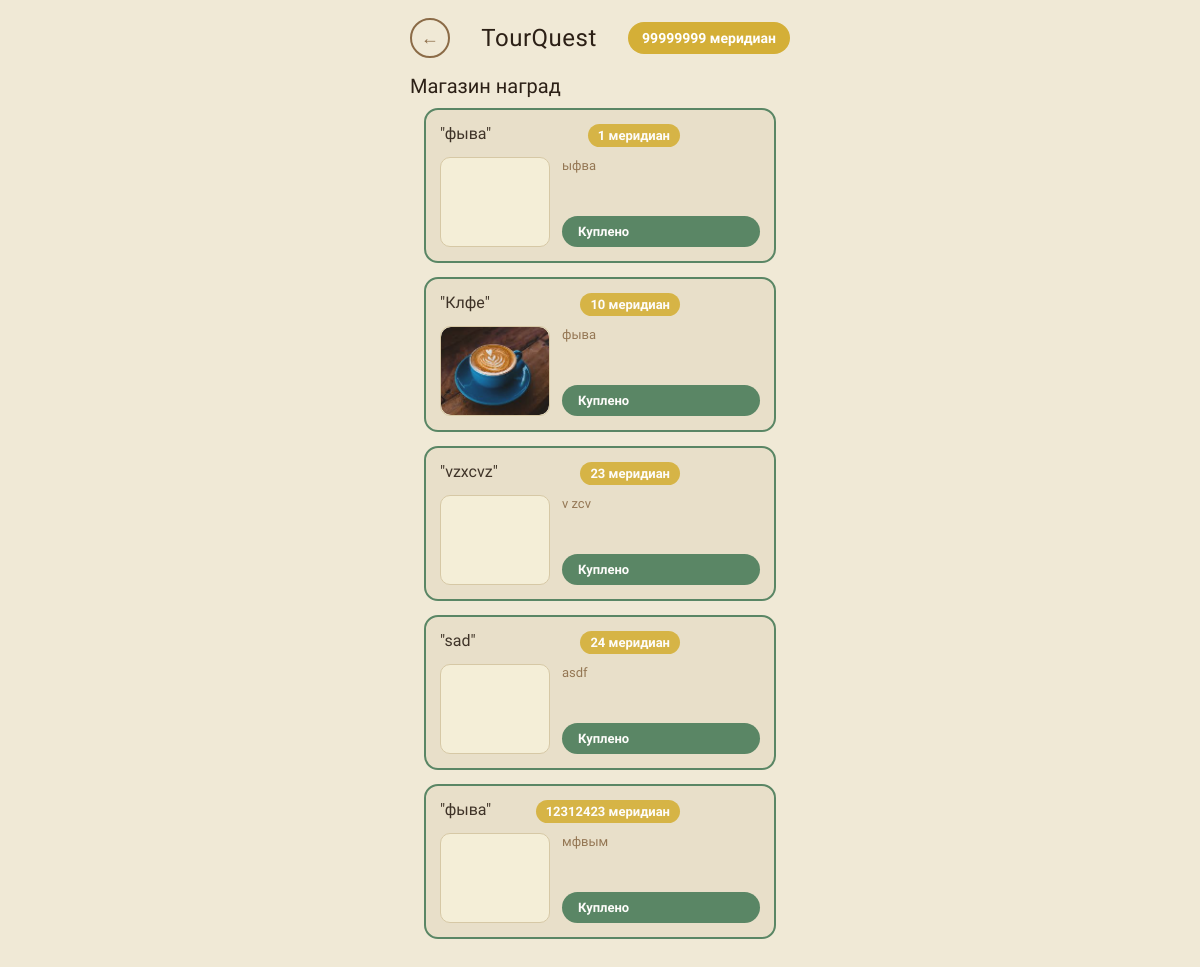
Page /shop/ (signed in) on the earlier database version.
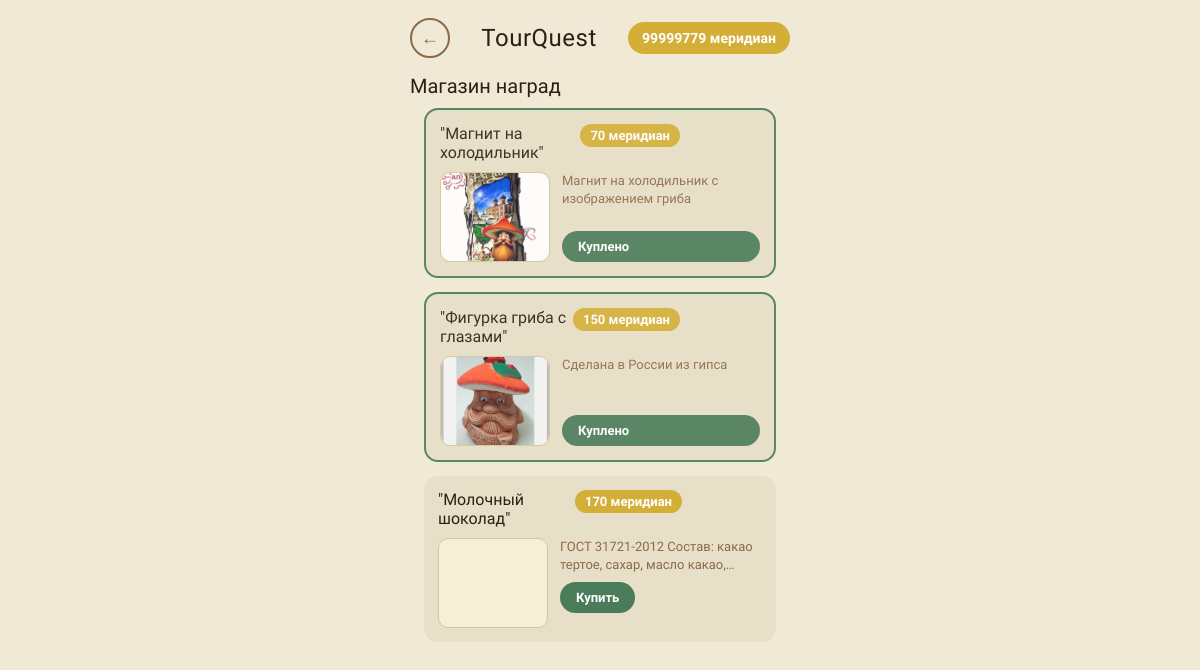
Same page on the later database version.
### main/models.py (models this page shows, shortened)
class ShopItem(models.Model):
    name = models.CharField(max_length=200, verbose_name='Название товара')
    description = models.TextField(verbose_name='Описание')
    price = models.IntegerField(verbose_name='Цена')
    promo_code = models.TextField(verbose_name='Промокод/Содержимое',
                                  help_text='Текст который увидит пользователь после покупки (промокод, инструкция и т.д.)')
    image = models.ImageField(upload_to='shop/', blank=True, null=True, verbose_name='Изображение')
    is_active = models.BooleanField(default=True, verbose_name='Активен')
    created_at = models.DateTimeField(auto_now_add=True)
    class Meta:
        verbose_name = 'Товар в магазине'
        verbose_name_plural = 'Товары в магазине'
        ordering = ['price']

### main/views.py (the view)
# urls.py: path('shop/', views.shop, name='shop'),
@login_required
def shop(request):
    profile = get_or_create_profile(request.user)
    items = ShopItem.objects.filter(is_active=True)
    purchased_item_ids = list(UserPurchase.objects.filter(
        user=request.user
    ).values_list('item_id', flat=True))
    return render(request, 'main/shop.html', {
        'balance': profile.balance,
        'items': items,
        'purchased_item_ids': purchased_item_ids,
    })

### main/views.py (called while the page is built)
def get_or_create_profile(user):
    profile, created = UserProfile.objects.get_or_create(user=user, defaults={'balance': 0.0})
    return profile

### main/templates/main/shop.html (shortened to what this page needs)
<!DOCTYPE html>
<html lang="ru">
<head>
</head>
<body>
<header>
  <a href="{% url 'main' %}" class="back-btn">←</a>
  <div class="logo">TourQuest</div>
  <div class="balance-display">{{ balance }} меридиан</div>
</header>
<div class="section-title">Магазин наград</div>
<div class="container">
  {% for item in items %}
  <div class="shop-card {% if item.id in purchased_item_ids %}purchased{% endif %}">
    <div class="shop-title">
      "{{ item.name }}"
      <span class="price-tag">{{ item.price }} меридиан</span>
    </div>
    <div class="shop-body">
      <div class="item-thumb">
        {% if item.image %}
          <img src="{{ item.image.url }}" alt="{{ item.name }}">
        {% else %}
          <div class="placeholder"></div>
        {% endif %}
      </div>
      <div class="shop-info">
        <p class="shop-desc">{{ item.description|truncatewords:15 }} </p>
        {% if item.id in purchased_item_ids %}
          <span class="purchased-badge">Куплено</span>
        {% else %}
          <form method="post" action="{% url 'buy_item' item.id %}" style="margin: 0;">
            <button type="submit" class="buy-btn" {% if balance < item.price %}disabled{% endif %}>
              {% if balance >= item.price %}Купить{% else %}Недостаточно монет{% endif %}
            </button>
          </form>
        {% endif %}
      </div>
    </div>
  </div>
  {% empty %}
  <p class="empty-shop">В магазине пока нет товаров</p>
  {% endfor %}
</div>
</body>
</html>

Differences in the rows shown:
removed ShopItem: name "фыва", price "1", description "ыфва", shows "Куплено"
removed ShopItem: name "Клфе", price "10", image (picture), description "фыва", shows "Куплено"
removed ShopItem: name "vzxcvz", price "23", description "v zcv", shows "Куплено"
removed ShopItem: name "sad", price "24", description "asdf", shows "Куплено"
removed ShopItem: name "фыва", price "12312423", description "мфвым", shows "Куплено"
added ShopItem: name "Магнит на холодильник", price "70", image (picture), description "Магнит на холодильник с изображением гриба", shows "Куплено"
added ShopItem: name "Фигурка гриба с глазами", price "150", image (picture), description "Сделана в России из гипса", shows "Куплено"
added ShopItem: name "Молочный шоколад", price "170", description "ГОСТ 31721-2012 Состав: какао тертое, сахар, масло…", shows "Купить"
Other differences:
{{ balance }}: "99999999" → "99999779"
